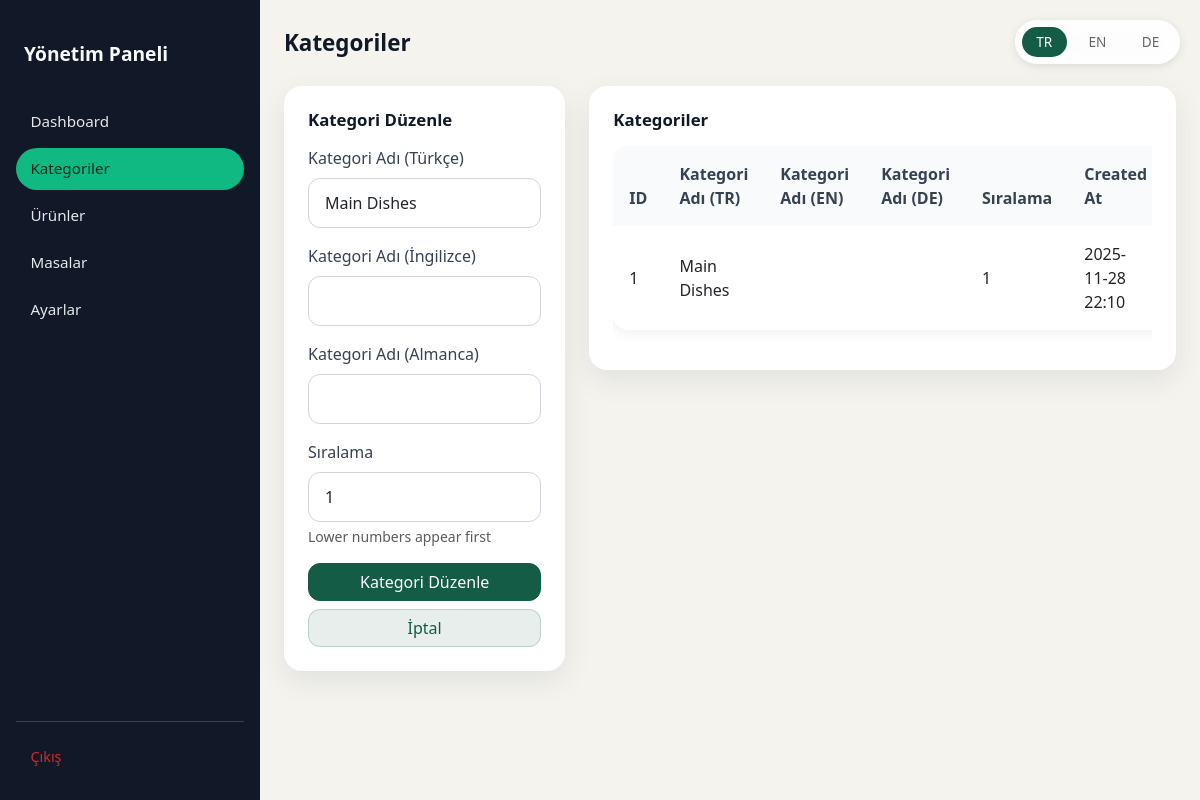
/admin/categories.php?edit_id=1&lang=tr (signed in), run on the app's committed database.
### tables this page shows
CREATE TABLE IF NOT EXISTS categories (
    id INT AUTO_INCREMENT PRIMARY KEY,
    restaurant_id INT NOT NULL,
    name VARCHAR(100),
    sort_order INT DEFAULT 0,
    created_at TIMESTAMP DEFAULT CURRENT_TIMESTAMP,
    FOREIGN KEY (restaurant_id) REFERENCES restaurants(id) ON DELETE CASCADE
);

### app/includes/lang.php (called while the page is built, shortened)
<?php
function getSupportedLanguages(): array {
    return [
        'tr' => ['code' => 'tr', 'name' => 'Türkçe'],
        'en' => ['code' => 'en', 'name' => 'English'],
        'de' => ['code' => 'de', 'name' => 'Deutsch'],
    ];
}
function t(string $key, array $replacements = []): string {
    $translation = $GLOBALS['translations'][$key] ?? $key;
    return $translation;
}
function getCurrentLangCode(): string {
    return $GLOBALS['current_lang'];
}
function buildLanguageUrl(string $langCode): string {
    $currentUrl = $_SERVER['REQUEST_URI'];
    $urlParts = parse_url($currentUrl);
    $queryParams = [];
    if (isset($urlParts['query'])) {
        parse_str($urlParts['query'], $queryParams);
    }
    $queryParams['lang'] = $langCode;
    $newQuery = http_build_query($queryParams);
    $newUrl = $urlParts['path'] . ($newQuery ? '?' . $newQuery : '');
    return $newUrl;
}
?>

### public/admin/categories.php (the view, shortened to what this page needs)
<?php
$pdo = getDb();
$editCategory = null;
if (isset($_GET['edit_id'])) {
    $editId = (int)$_GET['edit_id'];
    try {
        $stmt = $pdo->prepare("SELECT * FROM categories WHERE id = :id AND restaurant_id = 1");
        $stmt->bindParam(':id', $editId);
        $stmt->execute();
        $editCategory = $stmt->fetch();
    } catch (PDOException $e) {
        $error = 'Error fetching category: ' . $e->getMessage();
    }
}
try {
    $stmt = $pdo->prepare("SELECT * FROM categories WHERE restaurant_id = 1 ORDER BY sort_order, id");
    $stmt->execute();
    $categories = $stmt->fetchAll();
} catch (PDOException $e) {
    $error = 'Error fetching categories: ' . $e->getMessage();
    $categories = [];
}
?>
<!DOCTYPE html>
<html lang="<?= getCurrentLangCode() ?>">
<head>
    <link href="https://cdn.jsdelivr.net/npm/bootstrap@5.3.0/dist/css/bootstrap.min.css" rel="stylesheet">
    <link href="/assets/admin.css?v=<?= time() ?>" rel="stylesheet">
</head>
<body class="admin-body">
    <div class="language-switcher d-none d-md-block">
        <?php
        $supportedLangs = getSupportedLanguages();
        $currentLang = getCurrentLangCode();
        ?>
        <?php foreach ($supportedLangs as $langCode => $langInfo): ?>
            <a href="<?= buildLanguageUrl($langCode) ?>"
               class="btn btn-sm <?= $currentLang === $langCode ? 'active' : '' ?>"
               title="<?= htmlspecialchars($langInfo['name']) ?>">
                <?= strtoupper($langCode) ?>
            </a>
        <?php endforeach; ?>
    </div>
    <div class="admin-layout">
        <div class="admin-sidebar" id="mobileSidebar">
            <a href="/admin/dashboard.php" class="admin-sidebar-brand"><?= t('admin.title') ?></a>
            <nav class="admin-sidebar-nav">
                <a href="/admin/dashboard.php"><?= t('admin.dashboard') ?></a>
                <a href="/admin/categories.php" class="active"><?= t('admin.categories') ?></a>
                <a href="/admin/products.php"><?= t('admin.products') ?></a>
                <a href="/admin/tables.php"><?= t('admin.tables') ?></a>
                <a href="/admin/settings.php"><?= t('admin.settings') ?></a>
            </nav>
            <div class="admin-sidebar-footer">
                <a href="/admin/logout.php"><?= t('admin.logout') ?></a>
            </div>
        </div>
        <div class="admin-content">
            <div class="admin-topbar">
                <h1 class="admin-page-title"><?= t('admin.categories') ?></h1>
                <a href="/admin/dashboard.php" class="btn btn-primary-soft">← <?= t('admin.dashboard') ?></a>
            </div>
            <div class="row">
                <div class="col-md-4">
                    <div class="admin-card">
                        <div class="admin-card-header">
                            <h5 class="admin-card-title"><?= $editCategory ? t('admin.edit_category') : t('admin.add_category') ?></h5>
                        </div>
                        <form method="POST">
                            <div class="mb-3">
                                <label for="name" class="form-label"><?= t('admin.category_name_tr') ?></label>
                                <input type="text" class="form-control" id="name" name="name"
                                       value="<?= htmlspecialchars($editCategory['name'] ?? '') ?>" required>
                            </div>
                            <div class="mb-3">
                                <label for="name_en" class="form-label"><?= t('admin.category_name_en') ?></label>
                                <input type="text" class="form-control" id="name_en" name="name_en"
                                       value="<?= htmlspecialchars($editCategory['name_en'] ?? '') ?>">
                            </div>
                            <div class="mb-3">
                                <label for="name_de" class="form-label"><?= t('admin.category_name_de') ?></label>
                                <input type="text" class="form-control" id="name_de" name="name_de"
                                       value="<?= htmlspecialchars($editCategory['name_de'] ?? '') ?>">
                            </div>
                            <div class="mb-3">
                                <label for="sort_order" class="form-label"><?= t('admin.sort_order') ?></label>
                                <input type="number" class="form-control" id="sort_order" name="sort_order"
                                       value="<?= $editCategory['sort_order'] ?? 0 ?>" min="0">
                                <div class="form-text">Lower numbers appear first</div>
                            </div>
                            <div class="d-grid gap-2">
                                <button type="submit" class="btn btn-primary">
                                    <?= $editCategory ? t('admin.edit_category') : t('admin.add_category') ?>
                                </button>
                                <?php if ($editCategory): ?>
                                    <a href="/admin/categories.php" class="btn btn-primary-soft"><?= t('admin.cancel') ?></a>
                                <?php endif; ?>
                            </div>
                        </form>
                    </div>
                </div>
                <div class="col-md-8">
                    <div class="admin-card">
                        <div class="admin-card-header">
                            <h5 class="admin-card-title"><?= t('admin.categories') ?></h5>
                        </div>
                        <?php if (empty($categories)): ?>
                            <div class="text-center py-4">
                                <p class="text-muted">No categories found. Add your first category using the form on the left.</p>
                            </div>
                        <?php else: ?>
                            <div class="table-responsive">
                                <table class="table table-rounded">
                                    <thead>
                                        <tr>
                                            <th>ID</th>
                                            <th><?= t('admin.category_name') ?> (TR)</th>
                                            <th><?= t('admin.category_name') ?> (EN)</th>
                                            <th><?= t('admin.category_name') ?> (DE)</th>
                                            <th><?= t('admin.sort_order') ?></th>
                                            <th>Created At</th>
                                        </tr>
                                    </thead>
                                    <tbody>
                                        <?php foreach ($categories as $category): ?>
                                            <tr>
                                                <td><?= $category['id'] ?></td>
                                                <td><?= htmlspecialchars($category['name']) ?></td>
                                                <td><?= htmlspecialchars($category['name_en'] ?? '') ?></td>
                                                <td><?= htmlspecialchars($category['name_de'] ?? '') ?></td>
                                                <td><?= $category['sort_order'] ?></td>
                                                <td><?= date('Y-m-d H:i', strtotime($category['created_at'])) ?></td>
                                            </tr>
                                        <?php endforeach; ?>
                                    </tbody>
                                </table>
                            </div>
                        <?php endif; ?>
                    </div>
                </div>
            </div>
        </div>
    </div>
</body>
</html>

### public/assets/admin.css (style rules this page uses)
body.admin-body { background: #f4f3ee; font-family: system-ui, -apple-system, BlinkMacSystemFont, "Segoe UI", sans-serif; }
.admin-layout { display: flex; min-height: 100vh; }
.admin-sidebar { width: 260px; background: #111827; color: #e5e7eb; display: flex; flex-direction: column; padding: 1.5rem 1rem; position: fixed; height: 100vh; overflow-y: auto; }
.admin-sidebar-brand { font-weight: 700; font-size: 1.2rem; color: #f9fafb; margin-bottom: 1.5rem; margin-top: 0.5rem; text-decoration: none; display: block; padding: 0.5rem; border-radius: 8px; transition: background 0.2s ease; }
.admin-sidebar-nav { flex: 1; }
.admin-sidebar-nav a { display: block; padding: 0.6rem 0.9rem; border-radius: 999px; color: #e5e7eb; text-decoration: none; font-size: 0.95rem; margin-bottom: 0.3rem; transition: all 0.2s ease; }
.admin-sidebar-nav a.active { background: #10b981; color: #022c22; font-weight: 500; }
.admin-sidebar-footer { margin-top: auto; padding-top: 1rem; border-top: 1px solid #374151; }
.admin-sidebar-footer a { color: #dc2626; text-decoration: none; font-size: 0.9rem; padding: 0.5rem 0.9rem; border-radius: 8px; display: block; transition: background 0.2s ease; }
.admin-content { flex: 1; margin-left: 260px; padding: 1.5rem; }
.admin-topbar { display: flex; justify-content: space-between; align-items: center; margin-bottom: 1.5rem; }
.admin-page-title { font-size: 1.4rem; font-weight: 600; color: #111827; margin: 0; }
.admin-card { background: #ffffff; border-radius: 18px; box-shadow: 0 10px 30px rgba(15, 23, 42, 0.08); padding: 1.5rem; margin-bottom: 1.5rem; border: none; transition: box-shadow 0.2s ease; }
.admin-card-header { display: flex; justify-content: space-between; align-items: center; margin-bottom: 1rem; }
.admin-card-title { font-weight: 600; font-size: 1.05rem; color: #111827; margin: 0; }
.table-rounded { border-radius: 16px; overflow: hidden; box-shadow: 0 4px 12px rgba(15, 23, 42, 0.06); }
.table-rounded thead th { background: #f8fafc; border: none; font-weight: 600; color: #374151; padding: 1rem; }
.table-rounded tbody td { border: none; padding: 1rem; vertical-align: middle; }
.table-rounded tbody tr { border-bottom: 1px solid #f1f5f9; }
.table-rounded tbody tr:last-child { border-bottom: none; }
.btn-primary-soft { background: rgba(20, 92, 70, 0.1); color: #145c46; border: 1px solid rgba(20, 92, 70, 0.2); font-weight: 500; border-radius: 12px; transition: all 0.2s ease; }
.btn-primary { background: #145c46; border-color: #145c46; border-radius: 12px; font-weight: 500; transition: all 0.2s ease; }
.form-control { border-radius: 12px; border: 1px solid #d1d5db; padding: 0.75rem 1rem; transition: all 0.2s ease; }
.form-label { font-weight: 500; color: #374151; margin-bottom: 0.5rem; }

### public/admin/categories.php (style rules this page uses)
.language-switcher { position: fixed; top: 20px; right: 20px; z-index: 1050; background: rgba(255, 255, 255, 0.95); backdrop-filter: blur(10px); border-radius: 25px; padding: 5px; box-shadow: 0 2px 10px rgba(0, 0, 0, 0.1); }
.language-switcher .btn { border-radius: 20px; font-size: 0.85em; padding: 5px 12px; margin: 2px; min-width: 45px; border: none; background: transparent; color: #666; transition: all 0.2s ease; }
.language-switcher .btn.active { background: #145c46; color: white; font-weight: 500; }

### data on the page
categories: name "Main Dishes", sort_order "1", id "1", created_at "2025-11-28 22:10"

### other printed values
$langCode "TR"
$langCode "EN"
$langCode "DE"
t('admin.title') "Yönetim Paneli"
t('admin.dashboard') "Dashboard"
t('admin.categories') "Kategoriler"
t('admin.products') "Ürünler"
t('admin.tables') "Masalar"
t('admin.settings') "Ayarlar"
t('admin.logout') "Çıkış"
t('admin.edit_category') "Kategori Düzenle"
t('admin.category_name_tr') "Kategori Adı (Türkçe)"
t('admin.category_name_en') "Kategori Adı (İngilizce)"
t('admin.category_name_de') "Kategori Adı (Almanca)"
t('admin.sort_order') "Sıralama"
